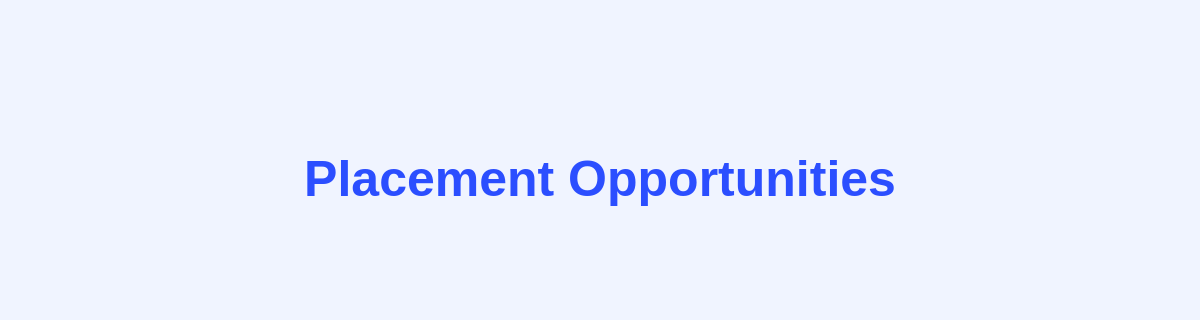
/placements, run on an earlier commit of the app's database.
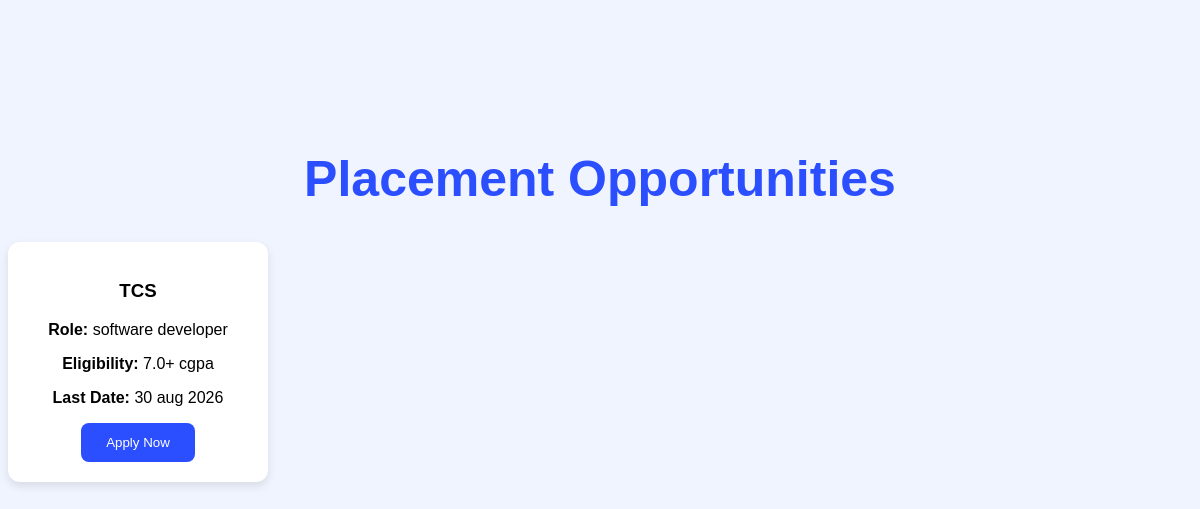
And on a later commit of the database.
### app.py (models this page shows)
class Placement(db.Model):
    id = db.Column(db.Integer, primary_key=True)
    company = db.Column(db.String(100))
    role = db.Column(db.String(100))
    eligibility = db.Column(db.String(100))
    last_date = db.Column(db.String(50))
    apply_link = db.Column(db.String(300))

### app.py (the view)
@app.route("/placements")
def placements():
    placements = Placement.query.all()
    return render_template("placements.html", placements=placements)

### templates/placements.html (shortened to what this page needs)
<!DOCTYPE html>
<html>
<head>
    <link rel="stylesheet" href="/static/style.css">
</head>
<body>
<div class="container">
    <h1>Placement Opportunities</h1>
    {% for placement in placements %}
    <div class="card">
        <h3>{{ placement.company }}</h3>
        <p><b>Role:</b> {{ placement.role }}</p>
        <p><b>Eligibility:</b> {{ placement.eligibility }}</p>
        <p><b>Last Date:</b> {{ placement.last_date }}</p>
        <a href="{{ placement.apply_link }}" target="_blank">
            <button>Apply Now</button>
        </a>
    </div>
    {% endfor %}
</div>
</body>
</html>

### static/style.css (style rules this page uses)
body { font-family: Arial, sans-serif; background: #f0f4ff; text-align: center; }
.container { margin-top: 150px; }
h1 { font-size: 50px; color: #2b4eff; }
button { padding: 12px 25px; border: none; background: #2b4eff; color: white; border-radius: 8px; cursor: pointer; }
.card { background: white; padding: 20px; border-radius: 12px; width: 220px; box-shadow: 0 4px 10px rgba(0,0,0,0.1); }

What changed in the data, as far as the page shows it:
added Placement: company "TCS", role "software developer", eligibility "7.0+ cgpa", last_date "30 aug 2026"
